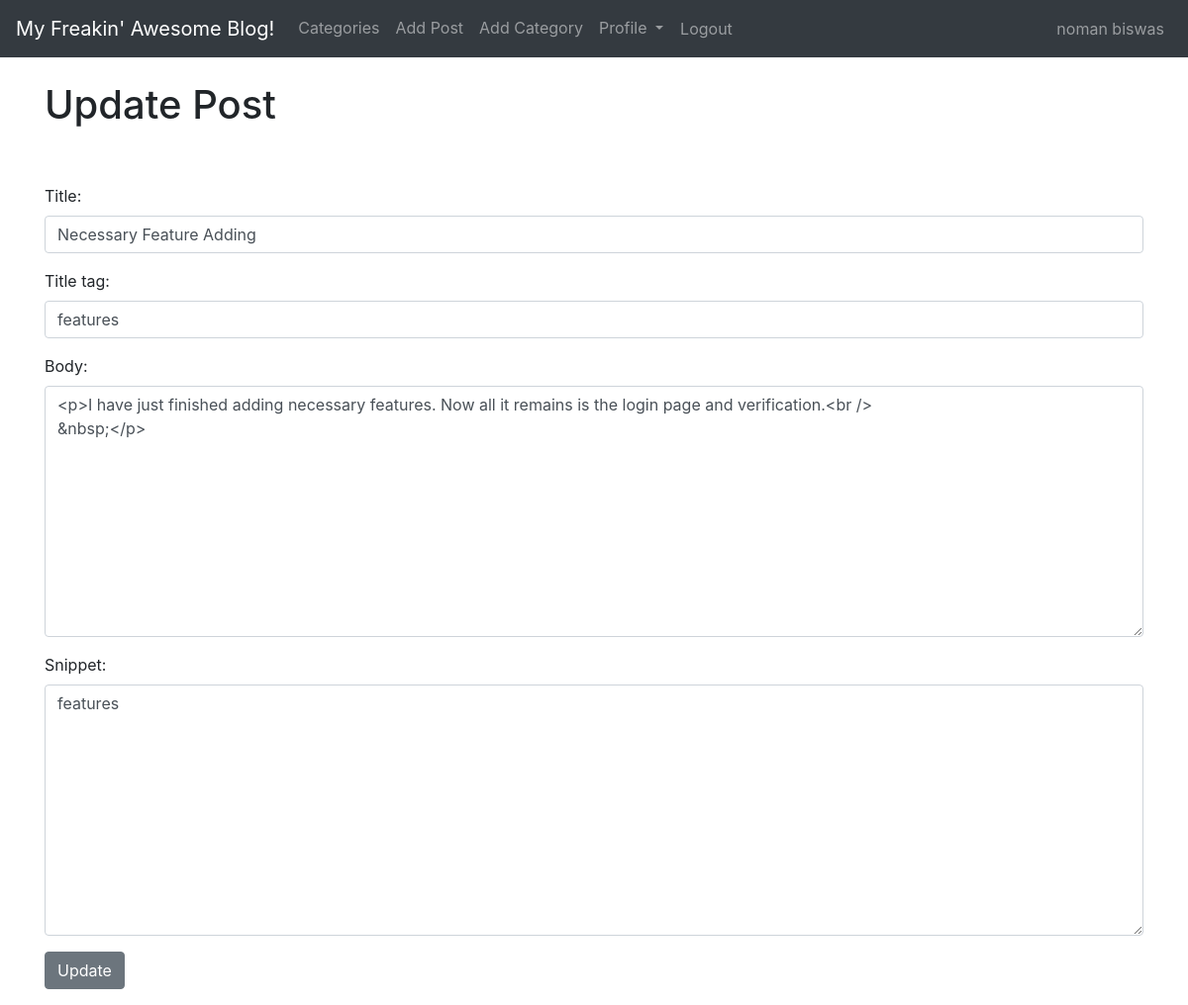
The app's page /article/edit/32 (signed in) with its own data.
### theblog/models.py (models this page shows, shortened)
class Post(models.Model):
    title = models.CharField(max_length=255)
    header_image = models.ImageField(null=True, blank=True, upload_to="images/")
    title_tag = models.CharField(max_length=255)
    author = models.ForeignKey(User, on_delete=models.CASCADE)
    body = RichTextField(blank = True, null = True)
    post_date = models.DateField(auto_now_add=True)
    post_time = models.TimeField(auto_now_add=True)
    category = models.CharField(max_length=255, default='coding')
    snippet = models.CharField(max_length=255)
    likes = models.ManyToManyField(User, related_name='blog_post')

### theblog/views.py (the view)
# urls.py: path('article/edit/<int:pk>', UpdatePostView.as_view(), name='update_post'),
class UpdatePostView(UpdateView):
    model = Post
    form_class = EditForm
    template_name = 'update_post.html'

### theblog/forms.py
class EditForm(forms.ModelForm):
    class Meta:
        model = Post
        fields = ('title', 'title_tag', 'body', 'snippet')
        widgets = {
            'title': forms.TextInput(attrs={'class': 'form-control'}),
            'title_tag': forms.TextInput(attrs={'class': 'form-control'}),
            'body': forms.Textarea(attrs={'class': 'form-control'}),
            'snippet': forms.Textarea(attrs={'class': 'form-control'}),
        }

### theblog/templates/update_post.html (shortened to what this page needs)
{% extends  'base.html' %}
{% block content %}
{% if user.is_authenticated %}
    {% if user.id == post.author.id %}
        <h1>Update Post</h1>
        <br/>
        <br/>
        <div class="form-group">
        <form method="POST">
            {{ form.as_p}}
            <button class="btn btn-secondary">Update</button>
        </form>
        </div>
    {% else %}
        You are not allowed here!
    {% endif %}
{% else %}
    You are not allowed here!
{% endif %}
{% endblock %}

### theblog/templates/base.html (shortened to what this page needs)
<!doctype html>
<html lang="en">
  <head>
    <link rel="stylesheet" href="https://cdn.jsdelivr.net/npm/bootstrap@4.4.1/dist/css/bootstrap.min.css">
  </head>
  <body>
    <nav class="navbar navbar-expand-lg navbar-dark bg-dark">
      <a class="navbar-brand" href="{% url 'home' %}">My Freakin' Awesome Blog!</a>
      <div class="collapse navbar-collapse" id="navbarSupportedContent">
        <ul class="navbar-nav mr-auto">
          {% if cat_menu %}
          <li class="nav-item dropdown">
            <a class="nav-link dropdown-toggle" href="#" id="navbarDropdown" role="button" data-toggle="dropdown" aria-haspopup="true" aria-expanded="false">
              Categories
            </a>
            <div class="dropdown-menu" aria-labelledby="navbarDropdown">
              {% for item in cat_menu%}
              <a class="dropdown-item" href="{% url 'category' item|slugify %}"> {{ item }} </a>
              {% endfor %}
            </div>
          </li>
          {% else %}
          <li class="nav-item">
            <a class="nav-link" href="{% url 'category-list' %}">Categories</a>
          </li>
          {% endif %}
          {% if user.is_authenticated  %}
              <li class="nav-item">
                <a class="nav-link" href="{% url 'add_post' %}">Add Post</a>
              </li>
              <li class="nav-item">
                <a class="nav-link" href="{% url 'add_category' %}">Add Category</a>
              </li>
              <li class="nav-item dropdown">
                <a class="nav-link dropdown-toggle" href="#" id="navbarDropdown" role="button" data-toggle="dropdown" aria-haspopup="true" aria-expanded="false">
                  Profile
                </a>
              </li>
              <li class="nav-item">
                <form method="post" action="{% url 'logout' %}">
                    <button class="nav-link btn btn-link" type="submit">Logout</button>
                </form>
              </li>
          {% endif %}
        </ul>
{% if user.is_authenticated %}
  {% if user.profile.id %}
        <ul class="navbar-nav ml-auto">
          <li class="nav-item">
            <a class="nav-link" href="{% url 'show_profile_page' user.profile.id %}">
              {{ user.first_name }}
              {{ user.last_name }}
            </a>
          </li>
        </ul>
  {% endif %}
{% endif %}
    </div>
    </nav>
    <br/>
    <div class="container">
    {% block content %}
    {% endblock %}
    </div>
  </body>
</html>

### records on screen
Post: title "Necessary Feature Adding", title_tag "features", body "<p>I have just finished adding necessary features. Now all it remains is the login page and verification.<br /> &nbsp;</p>", snippet "features"

### other values on screen
{{ user.first_name }} "noman"
{{ user.last_name }} "biswas"
